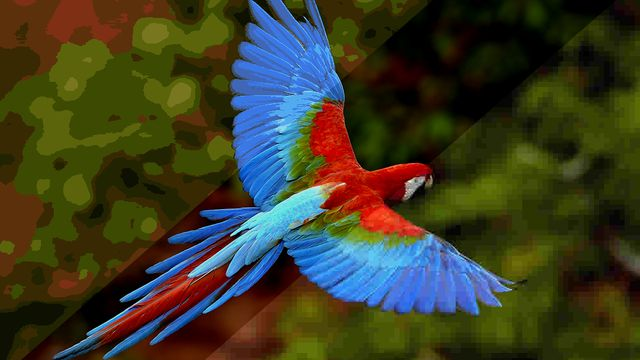
#> input picture APS4/img/ararap1.jpeg, 640 x 360 px
$ python first_image.py
#> lines starting #> are read from the running program, lines starting #| are printed output that depends on the picture
import cv2

class ProcessImage:
    def __init__(self):
        self.bgr = None

    def load_image(self, image_path):
#> called with image_path = 'img/ararap1.jpeg'
        image_path = 'img/ararap1.jpeg'
        # Carrega a imagem e salva em self.bgr
        self.bgr = cv2.imread(image_path)
#> self.bgr is the input picture: shape (360, 640, 3); mean B, G, R 37.5, 60.5, 59.9

    def show_image(self):
        # Exibe a imagem carregada
        if self.bgr is not None:
            cv2.imshow('Image', self.bgr)
            cv2.waitKey(0)
            cv2.destroyAllWindows()
        else:
            print("Nenhuma imagem carregada.")

    def show_channels(self):
        # Exibe os canais B, G e R em janelas separadas
        if self.bgr is not None:
            b, g, r = cv2.split(self.bgr)
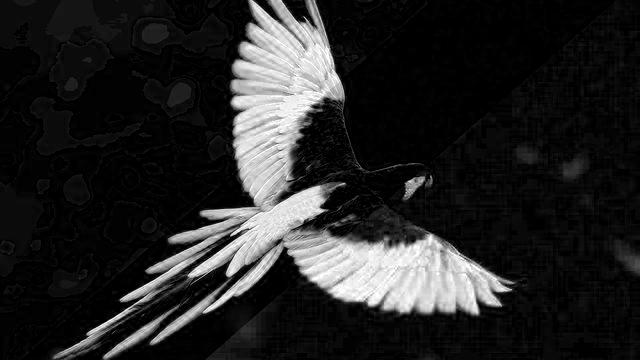
#> b: shape (360, 640); min 0, max 255, mean 37.5
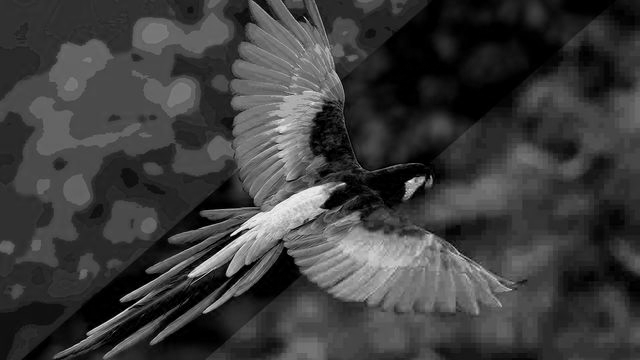
#> g: shape (360, 640); min 0, max 253, mean 60.5
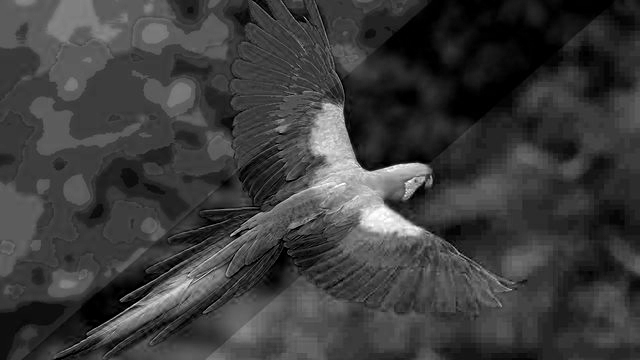
#> r: shape (360, 640); min 0, max 255, mean 59.9
            cv2.imshow('IMAGEM ORIGINAL', self.bgr)
            cv2.imshow('AZUL', b)
            cv2.imshow('VERDE', g)
            cv2.imshow('VERMELHO', r)
            cv2.waitKey(0)
            cv2.destroyAllWindows()
        else:
            print("Nenhuma imagem carregada.")

def main():
    # Cria um objeto da classe ProcessImage
    img_processor = ProcessImage()

    # Carrega a imagem
    img_processor.load_image('img/ararap1.jpeg')

    # Exibe os canais de cor da imagem
    img_processor.show_channels()

if __name__ == "__main__":
    main()
